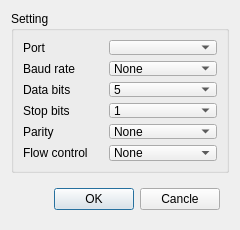
<?xml version="1.0" encoding="UTF-8"?>
<ui version="4.0">
 <class>myserial_set</class>
 <widget class="QDialog" name="myserial_set">
  <property name="geometry">
   <rect>
    <x>0</x>
    <y>0</y>
    <width>240</width>
    <height>230</height>
   </rect>
  </property>
  <property name="minimumSize">
   <size>
    <width>240</width>
    <height>230</height>
   </size>
  </property>
  <property name="maximumSize">
   <size>
    <width>240</width>
    <height>230</height>
   </size>
  </property>
  <property name="windowTitle">
   <string>Dialog</string>
  </property>
  <layout class="QVBoxLayout" name="verticalLayout">
   <item>
    <widget class="QGroupBox" name="groupBox">
     <property name="title">
      <string>Setting</string>
     </property>
     <layout class="QFormLayout" name="formLayout">
      <item row="0" column="0">
       <widget class="QLabel" name="label">
        <property name="minimumSize">
         <size>
          <width>80</width>
          <height>0</height>
         </size>
        </property>
        <property name="text">
         <string>Port</string>
        </property>
       </widget>
      </item>
      <item row="0" column="1">
       <widget class="QComboBox" name="port_box">
        <property name="maximumSize">
         <size>
          <width>130</width>
          <height>16777215</height>
         </size>
        </property>
       </widget>
      </item>
      <item row="1" column="0">
       <widget class="QLabel" name="label_2">
        <property name="minimumSize">
         <size>
          <width>80</width>
          <height>0</height>
         </size>
        </property>
        <property name="text">
         <string>Baud rate</string>
        </property>
       </widget>
      </item>
      <item row="1" column="1">
       <widget class="QComboBox" name="baud_box">
        <item>
         <property name="text">
          <string>None</string>
         </property>
        </item>
        <item>
         <property name="text">
          <string>300</string>
         </property>
        </item>
        <item>
         <property name="text">
          <string>600</string>
         </property>
        </item>
        <item>
         <property name="text">
          <string>1200</string>
         </property>
        </item>
        <item>
         <property name="text">
          <string>2400</string>
         </property>
        </item>
        <item>
         <property name="text">
          <string>4800</string>
         </property>
        </item>
        <item>
         <property name="text">
          <string>9600</string>
         </property>
        </item>
        <item>
         <property name="text">
          <string>19200</string>
         </property>
        </item>
        <item>
         <property name="text">
          <string>38400</string>
         </property>
        </item>
        <item>
         <property name="text">
          <string>43000</string>
         </property>
        </item>
        <item>
         <property name="text">
          <string>56000</string>
         </property>
        </item>
        <item>
         <property name="text">
          <string>57600</string>
         </property>
        </item>
        <item>
         <property name="text">
          <string>115200</string>
         </property>
        </item>
       </widget>
      </item>
      <item row="2" column="0">
       <widget class="QLabel" name="label_3">
        <property name="minimumSize">
         <size>
          <width>80</width>
          <height>0</height>
         </size>
        </property>
        <property name="text">
         <string>Data bits</string>
        </property>
       </widget>
      </item>
      <item row="2" column="1">
       <widget class="QComboBox" name="data_box">
        <item>
         <property name="text">
          <string>5</string>
         </property>
        </item>
        <item>
         <property name="text">
          <string>6</string>
         </property>
        </item>
        <item>
         <property name="text">
          <string>7</string>
         </property>
        </item>
        <item>
         <property name="text">
          <string>8</string>
         </property>
        </item>
       </widget>
      </item>
      <item row="3" column="0">
       <widget class="QLabel" name="label_4">
        <property name="text">
         <string>Stop bits</string>
        </property>
       </widget>
      </item>
      <item row="3" column="1">
       <widget class="QComboBox" name="stopbox">
        <item>
         <property name="text">
          <string>1</string>
         </property>
        </item>
        <item>
         <property name="text">
          <string>2</string>
         </property>
        </item>
        <item>
         <property name="text">
          <string>1.5</string>
         </property>
        </item>
       </widget>
      </item>
      <item row="4" column="0">
       <widget class="QLabel" name="label_5">
        <property name="text">
         <string>Parity</string>
        </property>
       </widget>
      </item>
      <item row="4" column="1">
       <widget class="QComboBox" name="paritybox">
        <item>
         <property name="text">
          <string>None</string>
         </property>
        </item>
        <item>
         <property name="text">
          <string>odd</string>
         </property>
        </item>
        <item>
         <property name="text">
          <string>even</string>
         </property>
        </item>
        <item>
         <property name="text">
          <string>mark</string>
         </property>
        </item>
        <item>
         <property name="text">
          <string>space</string>
         </property>
        </item>
       </widget>
      </item>
      <item row="5" column="0">
       <widget class="QLabel" name="label_6">
        <property name="text">
         <string>Flow control</string>
        </property>
       </widget>
      </item>
      <item row="5" column="1">
       <widget class="QComboBox" name="controlbox">
        <item>
         <property name="text">
          <string>None</string>
         </property>
        </item>
        <item>
         <property name="text">
          <string>Hardware</string>
         </property>
        </item>
        <item>
         <property name="text">
          <string>Software</string>
         </property>
        </item>
       </widget>
      </item>
     </layout>
    </widget>
   </item>
   <item>
    <widget class="QWidget" name="widget" native="true">
     <layout class="QHBoxLayout" name="horizontalLayout">
      <item>
       <spacer name="horizontalSpacer">
        <property name="orientation">
         <enum>Qt::Horizontal</enum>
        </property>
        <property name="sizeHint" stdset="0">
         <size>
          <width>40</width>
          <height>20</height>
         </size>
        </property>
       </spacer>
      </item>
      <item>
       <widget class="QPushButton" name="okbtn">
        <property name="text">
         <string>OK</string>
        </property>
       </widget>
      </item>
      <item>
       <widget class="QPushButton" name="canclebtn">
        <property name="text">
         <string>Cancle</string>
        </property>
       </widget>
      </item>
     </layout>
    </widget>
   </item>
  </layout>
 </widget>
 <resources/>
 <connections/>
</ui>
